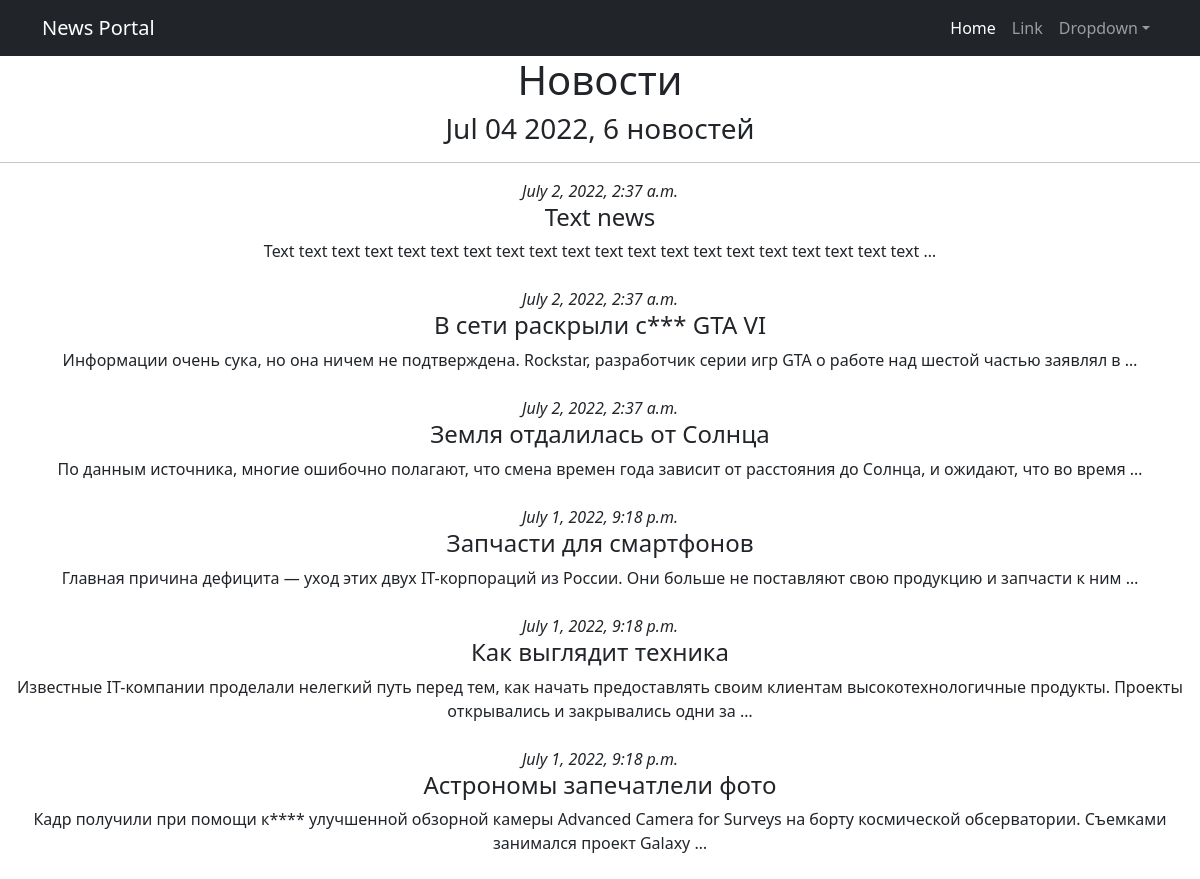
The app's page /posts/, older data.
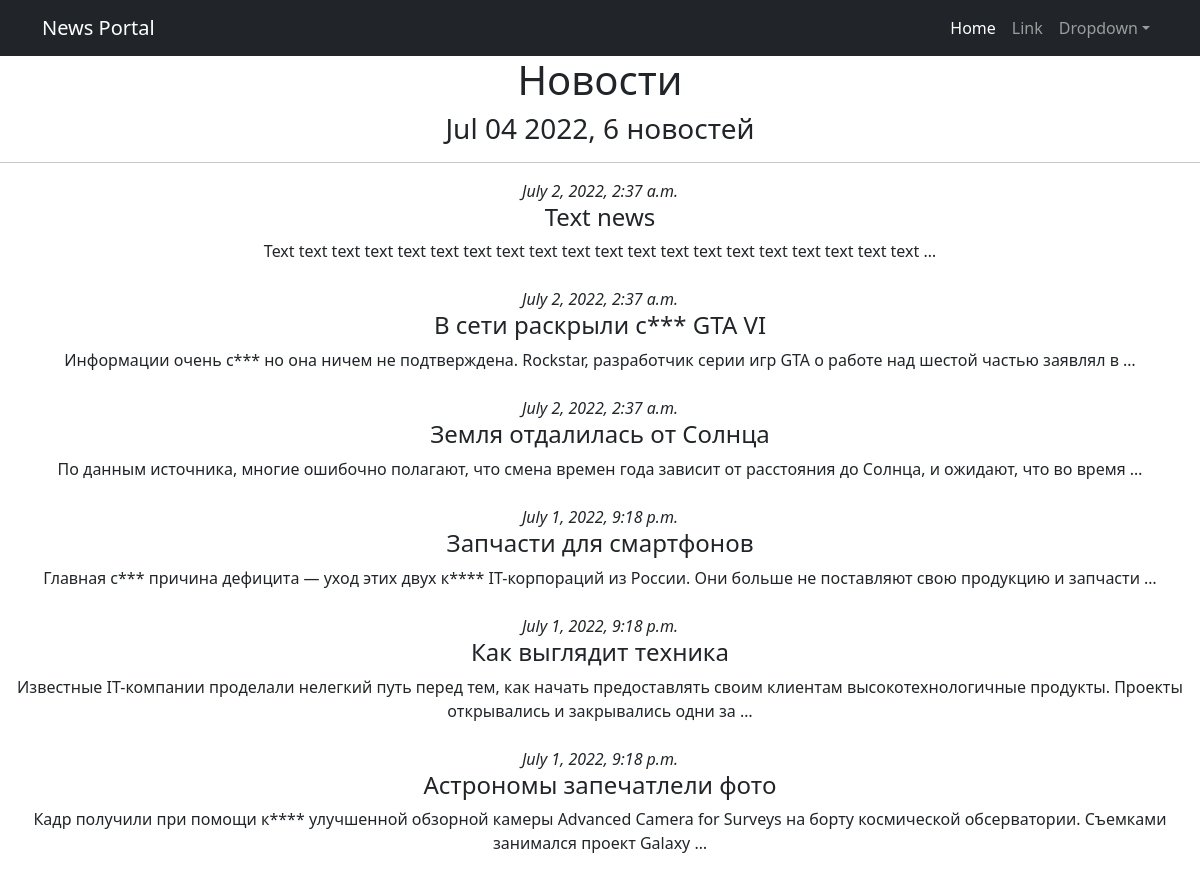
The same page, newer data.
### news/models.py (models this page shows, shortened)
class Post(models.Model):
    article = 'AR'
    news = 'NW'
    POSTKINDS = [
        (article, 'Статья'),
        (news, 'Новость')
    ]
    author = models.ForeignKey('Author', on_delete=models.CASCADE, related_name='posts')
    category = models.ManyToManyField('Category', through='PostCategory')
    post_kind = models.CharField(max_length=2,
                                 choices=POSTKINDS,
                                 default=article)
    time_create = models.DateTimeField(auto_now=True)
    title = models.CharField(max_length=255)
    text = models.TextField()
    rating = models.IntegerField(default=0)

### news/views.py (the view)
# urls.py: path('', PostsList.as_view()),
class PostsList(ListView):
    model = Post
    ordering = '-time_create'
    template_name = 'posts.html'
    context_object_name = 'posts'
    def get_context_data(self, **kwargs):
        context = super().get_context_data(**kwargs)
        context['time_now'] = datetime.utcnow()
        return context

### news/templatetags/custom_filters.py (called while the page is built)
@register.filter()
def censor(text):
    if not type(text) == str:
        raise ValueError('Filter censor gets strings only.')
    censed_text = ''
    words = re.findall(r'[0-9]+|[A-z]+|[А-я,ё]+|\S| |', text)
    for word in words:
        if word in CENS_WORDS:
            word = word[0] + '*' * (len(word) - 1)
        censed_text += word
    return censed_text

### templates/posts.html (shortened to what this page needs)
{% extends 'flatpages/default.html' %}
{% load custom_filters %}
{% block content %}
   <h1>Новости</h1>
   <h3>{{ time_now|date:'M d Y' }}, {{ posts|length }} новостей</h3>
   <hr>
   {% for post in posts %}
        <i>{{ post.time_create }}</i>
        <h4>{{ post.title|censor }}</h4>
        {{ post.text|truncatewords:20|censor }}
   {% endfor %}
{% endblock content %}

Row changes from the older to the newer data that the page shows:
changed Post "В сети раскрыли с*** GTA VI": text|censor "Информации очень сука, но она ничем не подтверждена. Rockstar, разработчик серии игр GTA о работе над шестой частью заявлял в …" → "Информации очень с*** но она ничем не подтверждена. Rockstar, разработчик серии игр GTA о работе над шестой частью заявлял в …"
changed Post "Запчасти для смартфонов": text|censor "Главная причина дефицита — уход этих двух IT-корпораций из России. Они больше не поставляют свою продукцию и запчасти к ним …" → "Главная с*** причина дефицита — уход этих двух к**** IT-корпораций из России. Они больше не поставляют свою продукцию и запчасти …"
